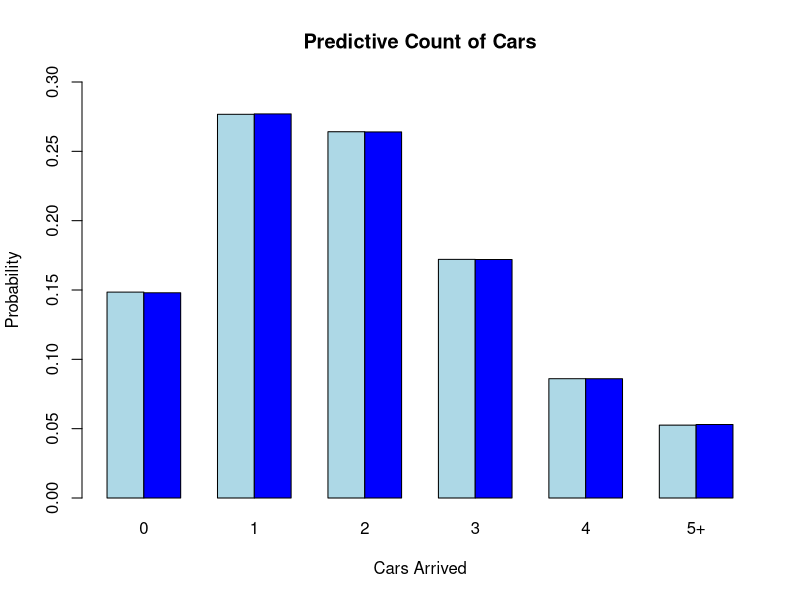
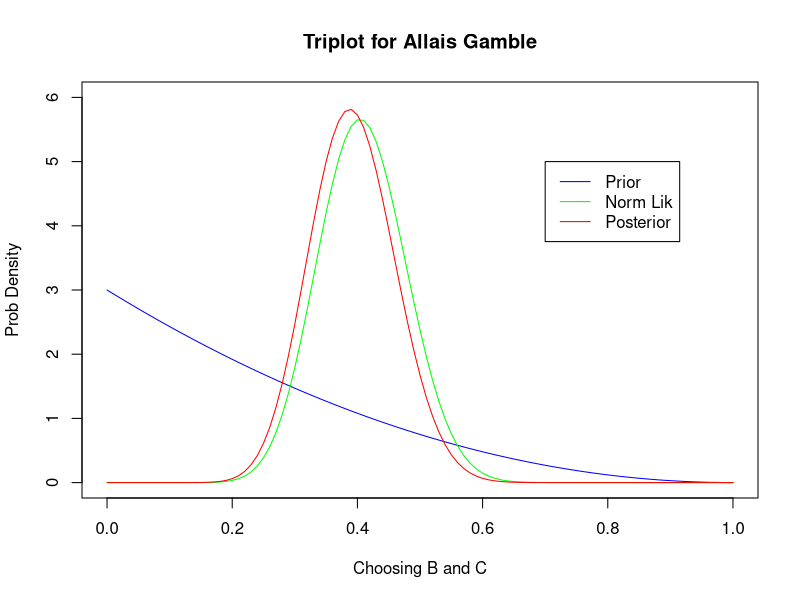
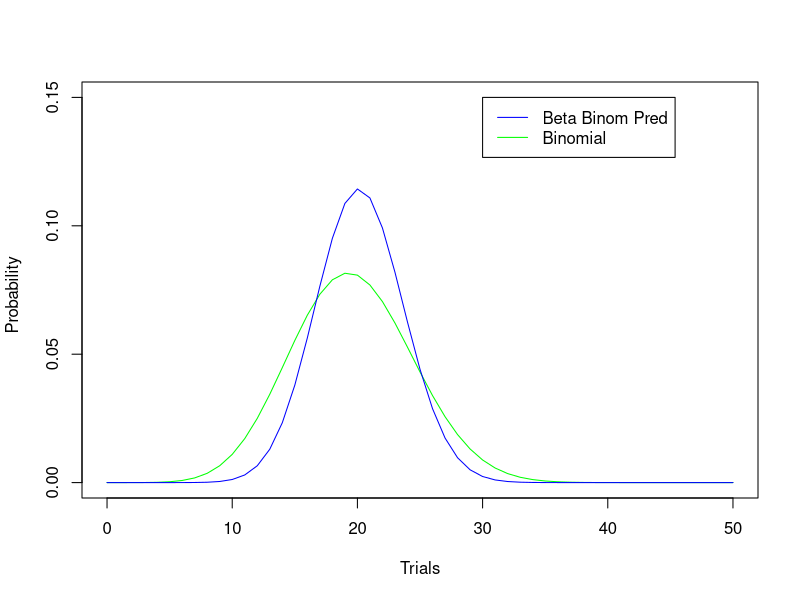

Generate these figures, in order, with R:
## ---- chunk 1
obs  <- c(0,0,0,1,1,1,1,1,2,2,2,2,2,2,2,3,3,3,4,4,4)
proba <- 1/length(obs)

alpha0=1; beta0=Inf               # prior shape and scale
alpha=alpha0+sum(obs)             # posterior shape
beta=1/(1/beta0+length(obs))      # posterior scale
y=0:4

for (i in 1:5) {
	fpred=dnbinom(y,size=alpha,prob=1/(1+1*beta))   # Negative binomial predictive distribution
	fpois=dpois(y,alpha*beta*1)                     # Poisson distribution for comparison
	PredPois=rbind(fpred,fpois)                     # Bind into a matrix
}

fpred  <- append(fpred,(1-sum(fpred))) # Append 5+ pred
fpois  <- c(0.148,0.277,0.264,0.172,0.086,0.053)
y <- append(y,'5+')

PredPois=rbind(fpred,fpois)  

barplot(PredPois,main=paste("Predictive Count of Cars"),
        xlab="Cars Arrived",
        ylab="Probability",
        names.arg=y,
        ylim=c(0,0.3),
        col=c("lightblue","blue"),
        beside=TRUE)
## ---- chunk 2
Beta  <- c(1,3)
prior_mean <- (Beta[1] * 1) / (Beta[1]+Beta[2])
prior_var <- (1*Beta[1]*Beta[2]*(Beta[1]+Beta[2]+1))/((Beta[1]+Beta[2])^2 * (Beta[1]+Beta[2]+1))
prior_sd  <- prior_var^0.5

cred_int <- qbeta(c(0.025,0.975),shape1=Beta[1],shape2=Beta[2])

print(paste0("Prior Mean:  ",prior_mean))
print(paste0("Prior Standard Deviation:  ",prior_sd))
print("Prior Credible Interval:")
print(cred_int)
## ---- chunk 3
Beta_posterior <- Beta
Beta_posterior[1] <-  Beta[1] + 19
Beta_posterior[2] <- Beta[2] + (47-19)

posterior_mean <- (Beta_posterior[1] * 1) / (Beta_posterior[1]+Beta_posterior[2])
posterior_var <- (1*Beta_posterior[1]*Beta_posterior[2]*(Beta_posterior[1]+Beta_posterior[2]+1))/((Beta_posterior[1]+Beta_posterior[2])^2 * (Beta_posterior[1]+Beta_posterior[2]+1))
posterior_sd  <- posterior_var^0.5

cred_int <- qbeta(c(0.025,0.975),shape1=Beta[1],shape2=Beta[2])


Beta_uni <-c(1,1)
Norm_beta_post <- c(Beta_uni[1]+19,Beta_uni[2]+(47-19))

lambda <- seq(0,1,0.01)
prior_dens <- dbeta(lambda,shape1=Beta[1],shape2=Beta[2])
posterior_dens <-  dbeta(lambda,shape1=Beta_posterior[1],shape2=Beta_posterior[2])
norm_plot <- dbeta(lambda,shape1=Norm_beta_post[1],shape=Norm_beta_post[2])


plot(lambda,prior_dens,
     type="l",
     col="blue",
     main="Triplot for Allais Gamble",
     xlab="Choosing B and C",
     ylab="Prob Density",
     xlim=c(0,1),
     ylim=c(0,6))
lines(lambda,norm_plot,col='green')
lines(lambda,posterior_dens,col="red")
legend(0.7,5.0,c("Prior","Norm Lik","Posterior"),col=c("blue","green","red"),lty=c(1,1,1))


## ---- chunk 4
library("rmutil")

p = Beta_posterior[1]  / (Beta_posterior[1]+Beta_posterior[2])
m = Beta_posterior[1]+Beta_posterior[2]
n = 50

# Predictive Dist
pred_dist <-  dbetabinom(seq(0,50,1),n,p,m)
plot(seq(0,50,1),pred_dist,type="l",ylim=c(0,.15),col='green',     xlab="Trials",
     ylab="Probability  ",)

# Binomial  dist with point est
binom_dist <- dbinom(seq(0,50,1), size=50, prob=(19/47)) 
lines(seq(0,50,1),binom_dist,col='blue')

legend(30,0.15,c("Beta Binom Pred","Binomial"),col=c("blue","green","red"),lty=c(1,1,1))
